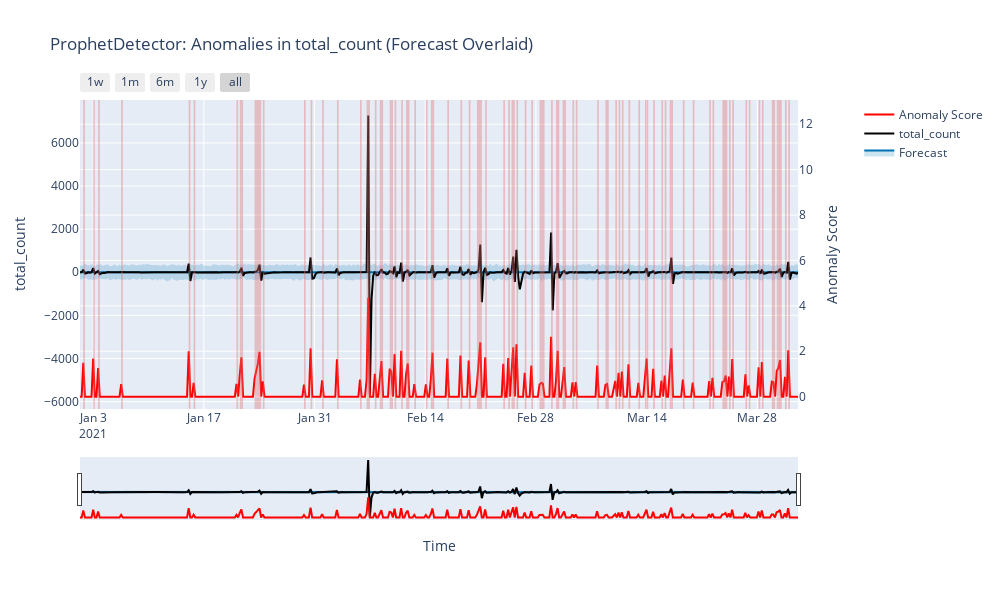
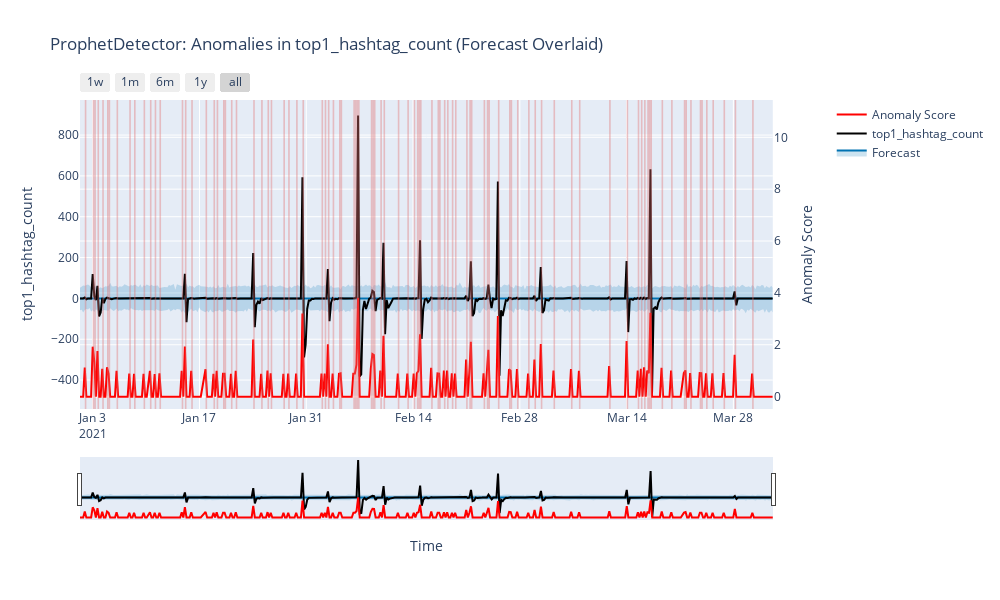
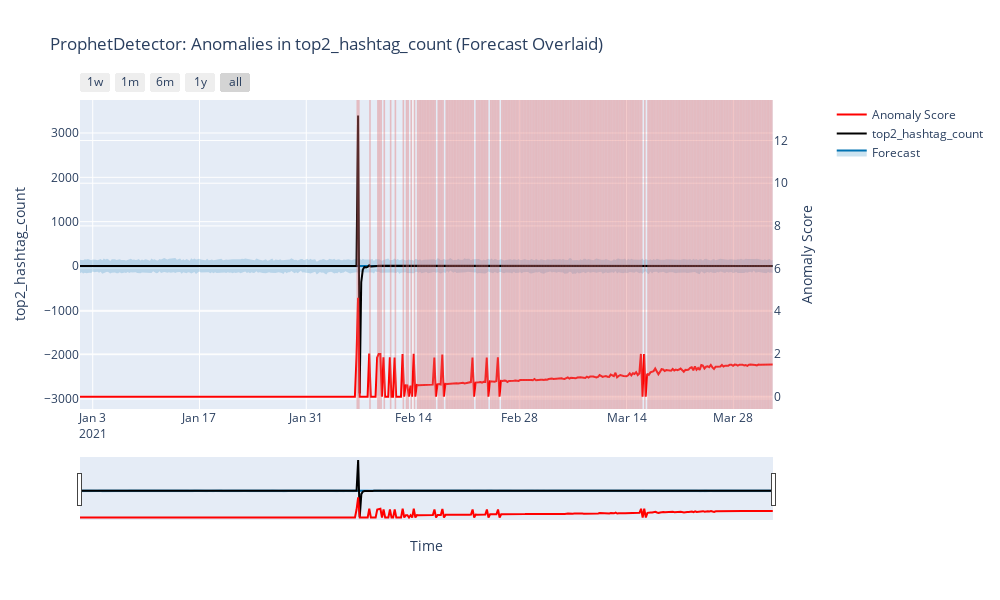
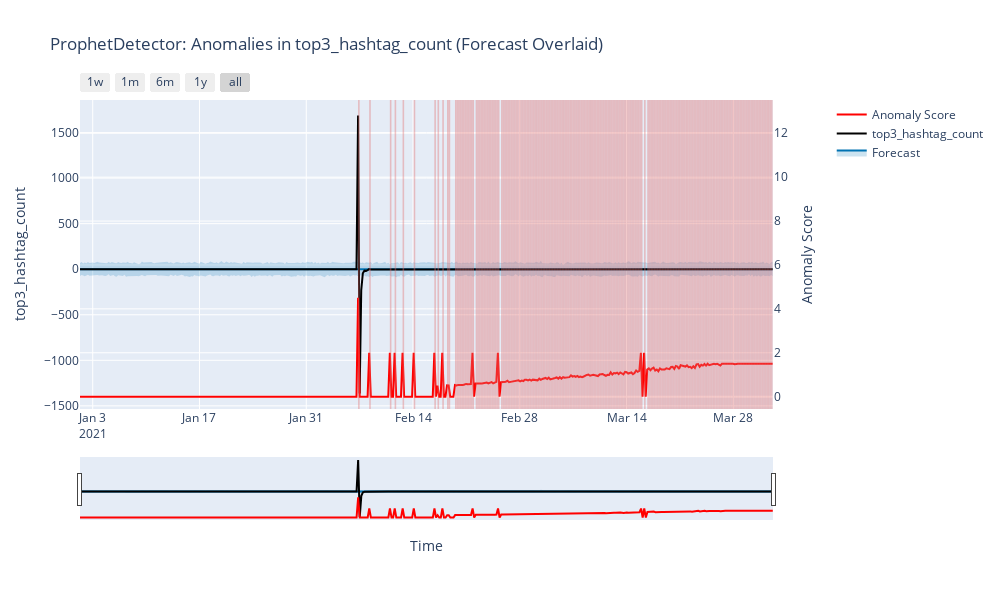

Notebook source saved alongside these figures, in order:
### Code cell
for feat in ["total_count", "top1_hashtag_count", "top2_hashtag_count", "top3_hashtag_count"]:
    detect_anomalies(
        df_timeseries, 
        feat,
        model=ProphetDetector(prophet_config)
    )
